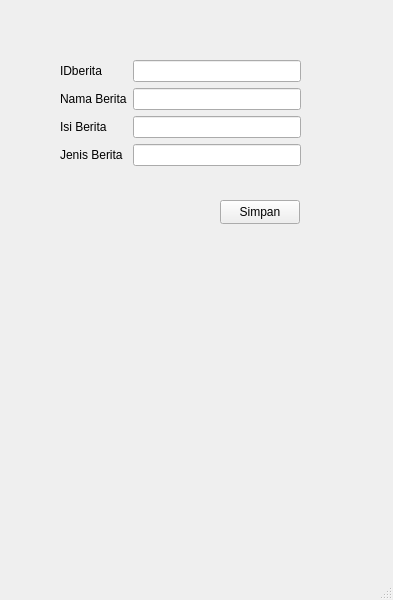
<?xml version="1.0" encoding="UTF-8"?>
<ui version="4.0">
 <class>formBerita</class>
 <widget class="QMainWindow" name="formBerita">
  <property name="geometry">
   <rect>
    <x>0</x>
    <y>0</y>
    <width>393</width>
    <height>600</height>
   </rect>
  </property>
  <property name="windowTitle">
   <string>MainWindow</string>
  </property>
  <widget class="QWidget" name="centralwidget">
   <widget class="QWidget" name="formLayoutWidget">
    <property name="geometry">
     <rect>
      <x>60</x>
      <y>60</y>
      <width>241</width>
      <height>121</height>
     </rect>
    </property>
    <layout class="QFormLayout" name="formLayout">
     <item row="0" column="0">
      <widget class="QLabel" name="iDberitaLabel">
       <property name="text">
        <string>IDberita</string>
       </property>
      </widget>
     </item>
     <item row="0" column="1">
      <widget class="QLineEdit" name="iDberitaLineEdit"/>
     </item>
     <item row="1" column="0">
      <widget class="QLabel" name="namaBeritaLabel">
       <property name="text">
        <string>Nama Berita</string>
       </property>
      </widget>
     </item>
     <item row="1" column="1">
      <widget class="QLineEdit" name="namaBeritaLineEdit"/>
     </item>
     <item row="2" column="0">
      <widget class="QLabel" name="isiBeritaLabel">
       <property name="text">
        <string>Isi Berita</string>
       </property>
      </widget>
     </item>
     <item row="2" column="1">
      <widget class="QLineEdit" name="isiBeritaLineEdit"/>
     </item>
     <item row="3" column="0">
      <widget class="QLabel" name="jenisBeritaLabel">
       <property name="text">
        <string>Jenis Berita</string>
       </property>
      </widget>
     </item>
     <item row="3" column="1">
      <widget class="QLineEdit" name="jenisBeritaLineEdit"/>
     </item>
    </layout>
   </widget>
   <widget class="QPushButton" name="pushButton">
    <property name="geometry">
     <rect>
      <x>220</x>
      <y>200</y>
      <width>80</width>
      <height>24</height>
     </rect>
    </property>
    <property name="text">
     <string>Simpan</string>
    </property>
   </widget>
  </widget>
  <widget class="QMenuBar" name="menubar">
   <property name="geometry">
    <rect>
     <x>0</x>
     <y>0</y>
     <width>393</width>
     <height>21</height>
    </rect>
   </property>
  </widget>
  <widget class="QStatusBar" name="statusbar"/>
 </widget>
 <resources/>
 <connections/>
</ui>
